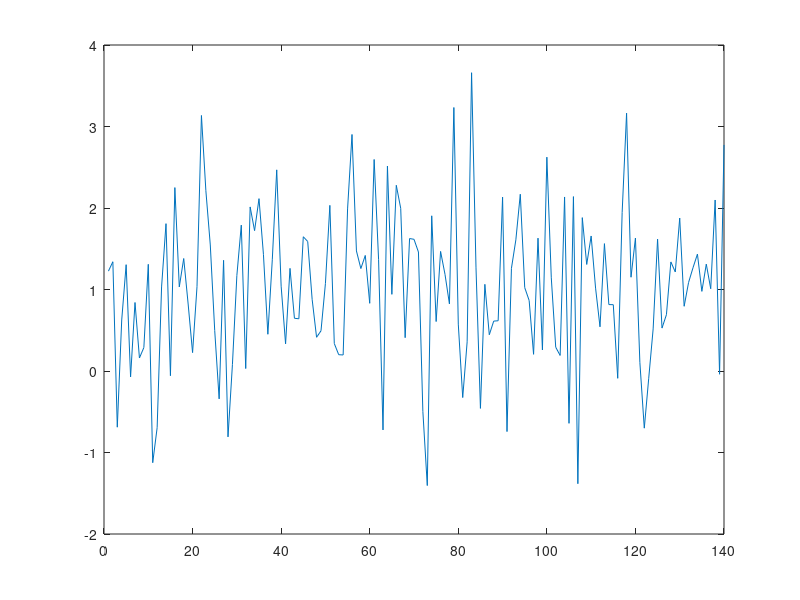

The MATLAB source for this figure:

clear all; close all; clc;

r = normrnd(1,3,[1 100]);
plot(r)

r = normrnd(2,1,[1 140]);
plot(r)

r = normrnd(1,1,[1 140]);
plot(r)

% aggiungo frase
% Frase di Marcello
